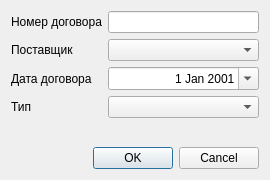
<?xml version="1.0" encoding="UTF-8"?>
<ui version="4.0">
 <class>Dialog</class>
 <widget class="QDialog" name="Dialog">
  <property name="geometry">
   <rect>
    <x>0</x>
    <y>0</y>
    <width>270</width>
    <height>180</height>
   </rect>
  </property>
  <property name="minimumSize">
   <size>
    <width>270</width>
    <height>180</height>
   </size>
  </property>
  <property name="maximumSize">
   <size>
    <width>270</width>
    <height>180</height>
   </size>
  </property>
  <property name="windowTitle">
   <string>Добавление договора</string>
  </property>
  <layout class="QGridLayout" name="gridLayout">
   <item row="2" column="0">
    <widget class="QLabel" name="label_dat">
     <property name="text">
      <string>Дата договора</string>
     </property>
    </widget>
   </item>
   <item row="2" column="1">
    <widget class="QDateEdit" name="dateEdit_date">
     <property name="layoutDirection">
      <enum>Qt::LayoutDirection::LeftToRight</enum>
     </property>
     <property name="alignment">
      <set>Qt::AlignmentFlag::AlignRight|Qt::AlignmentFlag::AlignTrailing|Qt::AlignmentFlag::AlignVCenter</set>
     </property>
     <property name="calendarPopup">
      <bool>true</bool>
     </property>
     <property name="currentSectionIndex">
      <number>0</number>
     </property>
     <property name="date">
      <date>
       <year>2001</year>
       <month>1</month>
       <day>1</day>
      </date>
     </property>
    </widget>
   </item>
   <item row="1" column="0">
    <widget class="QLabel" name="label_provider">
     <property name="text">
      <string>Поставщик</string>
     </property>
    </widget>
   </item>
   <item row="3" column="1">
    <widget class="QComboBox" name="comboBox_type">
     <property name="currentIndex">
      <number>-1</number>
     </property>
     <item>
      <property name="text">
       <string>Предоплата</string>
      </property>
     </item>
     <item>
      <property name="text">
       <string>Текущий платеж</string>
      </property>
     </item>
     <item>
      <property name="text">
       <string>Постоплата</string>
      </property>
     </item>
    </widget>
   </item>
   <item row="0" column="0">
    <widget class="QLabel" name="label_number">
     <property name="text">
      <string>Номер договора</string>
     </property>
    </widget>
   </item>
   <item row="0" column="1">
    <widget class="QLineEdit" name="lineEdit_number"/>
   </item>
   <item row="1" column="1">
    <widget class="QComboBox" name="comboBox_provider">
     <property name="currentText">
      <string/>
     </property>
     <property name="currentIndex">
      <number>-1</number>
     </property>
     <item>
      <property name="text">
       <string>Управляющая компания</string>
      </property>
     </item>
     <item>
      <property name="text">
       <string>МОЭК</string>
      </property>
     </item>
     <item>
      <property name="text">
       <string>Мосводоканал</string>
      </property>
     </item>
     <item>
      <property name="text">
       <string>Мосэнергосбыт</string>
      </property>
     </item>
     <item>
      <property name="text">
       <string>ЕПД</string>
      </property>
     </item>
     <item>
      <property name="text">
       <string>Интернет</string>
      </property>
     </item>
    </widget>
   </item>
   <item row="5" column="0" colspan="2">
    <widget class="QDialogButtonBox" name="buttonBox">
     <property name="orientation">
      <enum>Qt::Orientation::Horizontal</enum>
     </property>
     <property name="standardButtons">
      <set>QDialogButtonBox::StandardButton::Cancel|QDialogButtonBox::StandardButton::Ok</set>
     </property>
    </widget>
   </item>
   <item row="3" column="0">
    <widget class="QLabel" name="label_type">
     <property name="text">
      <string>Тип</string>
     </property>
    </widget>
   </item>
   <item row="4" column="0">
    <spacer name="verticalSpacer">
     <property name="orientation">
      <enum>Qt::Orientation::Vertical</enum>
     </property>
     <property name="sizeHint" stdset="0">
      <size>
       <width>20</width>
       <height>40</height>
      </size>
     </property>
    </spacer>
   </item>
  </layout>
 </widget>
 <resources/>
 <connections>
  <connection>
   <sender>buttonBox</sender>
   <signal>accepted()</signal>
   <receiver>Dialog</receiver>
   <slot>accept()</slot>
   <hints>
    <hint type="sourcelabel">
     <x>248</x>
     <y>254</y>
    </hint>
    <hint type="destinationlabel">
     <x>157</x>
     <y>274</y>
    </hint>
   </hints>
  </connection>
  <connection>
   <sender>buttonBox</sender>
   <signal>rejected()</signal>
   <receiver>Dialog</receiver>
   <slot>reject()</slot>
   <hints>
    <hint type="sourcelabel">
     <x>316</x>
     <y>260</y>
    </hint>
    <hint type="destinationlabel">
     <x>286</x>
     <y>274</y>
    </hint>
   </hints>
  </connection>
 </connections>
</ui>
